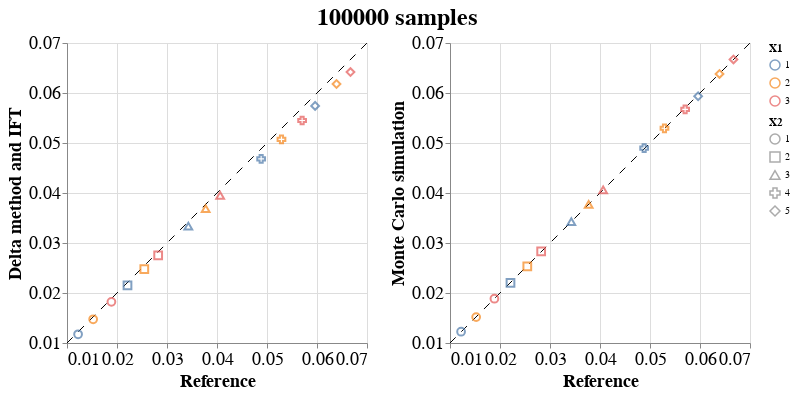

Notebook source saved alongside this figure:
### Markdown cell above
We compare the covariance matrix of the mean of the observations with the covariance matrix of the raked values for each sample of observations.

### Code cell
delta_method = pd.DataFrame({'X1': x1, \
                             'X2': x2, \
                             'delta_method': np.diag(covariance_0)})
monte_carlo = pd.DataFrame({'X1': x1, \
                          'X2': x2, \
                          'monte_carlo': np.diag(covariance_samples)})
reference = pd.DataFrame({'X1': x1, \
                          'X2': x2, \
                          'reference': np.diag(covariance_ref)})
df = delta_method.merge(
    monte_carlo, how='inner', on=['X1', 'X2']).merge(
    reference, how='inner', on=['X1', 'X2'])

#min_x = min(df['delta_method'].min(), df['all_draws'].min(), df['reference'].min())
#max_x = max(df['delta_method'].max(), df['all_draws'].max(), df['reference'].max())
min_x = 0.01
max_x = 0.07

points_delta = alt.Chart(df).mark_point(size=60).encode(
    x=alt.X('reference:Q', scale=alt.Scale(domain=[min_x, max_x], zero=False), axis=alt.Axis(title='Reference')),
    y=alt.Y('delta_method:Q', scale=alt.Scale(domain=[min_x, max_x], zero=False), axis=alt.Axis(title='Delta method and IFT')),
    color=alt.Color('X1:N', legend=alt.Legend(title='X1')),
    shape=alt.Shape('X2:N', legend=alt.Legend(title='X2'))
)

points_samples = alt.Chart(df).mark_point(size=60).encode(
    x=alt.X('reference:Q', scale=alt.Scale(domain=[min_x, max_x], zero=False), axis=alt.Axis(title='Reference')),
    y=alt.Y('monte_carlo:Q', scale=alt.Scale(domain=[min_x, max_x], zero=False), axis=alt.Axis(title='Monte Carlo simulation')),
    color=alt.Color('X1:N', legend=alt.Legend(title='X1')),
    shape=alt.Shape('X2:N', legend=alt.Legend(title='X2'))
)

diagonal = alt.Chart().mark_rule(strokeDash=[8, 8]).encode(
    x=alt.value(0),
    x2=alt.value('width'),
    y=alt.value('height'),
    y2=alt.value(0)
)

chart_delta = (diagonal + points_delta)

chart_samples = (diagonal + points_samples)

chart = alt.hconcat(chart_delta, chart_samples).properties(
    title=str(N) + ' samples',
).configure_title(
    anchor='middle',
    fontSize=24
).configure_axis(
    labelFontSize=18,
    titleFontSize=18
)
chart

### Figure 1 — Vega-Lite specification as saved in the notebook (floating-point values rounded to 4 significant figures)
{"config": {"view": {"continuousWidth": 300, "continuousHeight": 300}, "axis": {"labelFontSize": 18, "titleFontSize": 18}, "title": {"anchor": "middle", "fontSize": 24}}, "hconcat": [{"layer": [{"data": {"name": "empty"}, "mark": {"type": "rule", "strokeDash": [8, 8]}, "encoding": {"x": {"value": 0}, "x2": {"value": "width"}, "y": {"value": "height"}, "y2": {"value": 0}}}, {"data": {"name": "data-7e682f590b4fee7706a38225f41daa63"}, "mark": {"type": "point", "size": 60}, "encoding": {"color": {"field": "X1", "legend": {"title": "X1"}, "type": "nominal"}, "shape": {"field": "X2", "legend": {"title": "X2"}, "type": "nominal"}, "x": {"axis": {"title": "Reference"}, "field": "reference", "scale": {"domain": [0.01, 0.07], "zero": false}, "type": "quantitative"}, "y": {"axis": {"title": "Delta method and IFT"}, "field": "delta_method", "scale": {"domain": [0.01, 0.07], "zero": false}, "type": "quantitative"}}}]}, {"layer": [{"data": {"name": "empty"}, "mark": {"type": "rule", "strokeDash": [8, 8]}, "encoding": {"x": {"value": 0}, "x2": {"value": "width"}, "y": {"value": "height"}, "y2": {"value": 0}}}, {"data": {"name": "data-7e682f590b4fee7706a38225f41daa63"}, "mark": {"type": "point", "size": 60}, "encoding": {"color": {"field": "X1", "legend": {"title": "X1"}, "type": "nominal"}, "shape": {"field": "X2", "legend": {"title": "X2"}, "type": "nominal"}, "x": {"axis": {"title": "Reference"}, "field": "reference", "scale": {"domain": [0.01, 0.07], "zero": false}, "type": "quantitative"}, "y": {"axis": {"title": "Monte Carlo simulation"}, "field": "monte_carlo", "scale": {"domain": [0.01, 0.07], "zero": false}, "type": "quantitative"}}}]}], "title": "100000 samples", "$schema": "https://vega.github.io/schema/vega-lite/v5.20.1.json", "datasets": {"empty": [{}], "data-7e682f590b4fee7706a38225f41daa63": [{"X1": 1, "X2": 1, "delta_method": 0.01175, "monte_carlo": 0.01226, "reference": 0.01222}, {"X1": 2, "X2": 1, "delta_method": 0.01475, "monte_carlo": 0.01518, "reference": 0.01523}, {"X1": 3, "X2": 1, "delta_method": 0.01823, "monte_carlo": 0.01886, "reference": 0.01888}, {"X1": 1, "X2": 2, "delta_method": 0.02155, "monte_carlo": 0.02205, "reference": 0.0221}, {"X1": 2, "X2": 2, "delta_method": 0.0248, "monte_carlo": 0.02532, "reference": 0.02546}, {"X1": 3, "X2": 2, "delta_method": 0.02753, "monte_carlo": 0.02834, "reference": 0.02823}, {"X1": 1, "X2": 3, "delta_method": 0.03338, "monte_carlo": 0.03426, "reference": 0.03427}, {"X1": 2, "X2": 3, "delta_method": 0.03686, "monte_carlo": 0.03774, "reference": 0.03773}, {"X1": 3, "X2": 3, "delta_method": 0.03953, "monte_carlo": 0.04064, "reference": 0.04063}, {"X1": 1, "X2": 4, "delta_method": 0.04683, "monte_carlo": 0.04897, "reference": 0.04883}, {"X1": 2, "X2": 4, "delta_method": 0.05072, "monte_carlo": 0.05294, "reference": 0.05289}, {"X1": 3, "X2": 4, "delta_method": 0.0545, "monte_carlo": 0.05673, "reference": 0.05703}, {"X1": 1, "X2": 5, "delta_method": 0.05742, "monte_carlo": 0.05935, "reference": 0.05963}, {"X1": 2, "X2": 5, "delta_method": 0.06181, "monte_carlo": 0.06381, "reference": 0.0639}, {"X1": 3, "X2": 5, "delta_method": 0.06419, "monte_carlo": 0.06671, "reference": 0.0667}]}}
